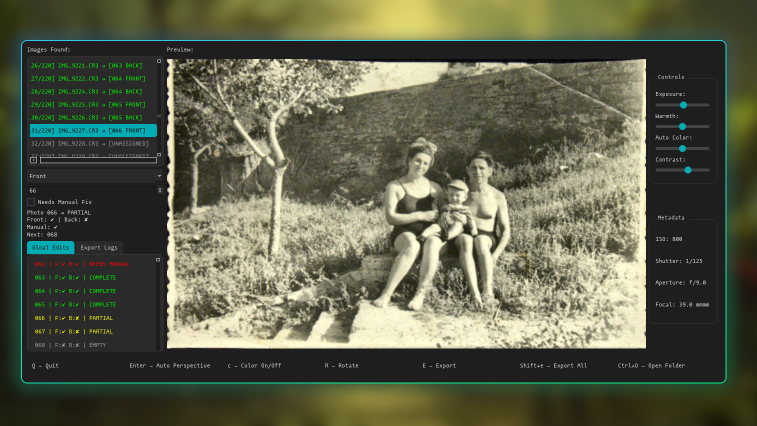
#> input picture assets/phote_thumbnail.jpg, 1513 x 851 px (shown at 1/2 size)
$ python -i perspective.py   (imports and definitions only)
#> lines starting #> are read from the running program, lines starting #| are printed output that depends on the picture; after the words box and inside, x2 and y2 are one past the last pixel; in counts of white or black regions, pixels touching at a corner belong together
#> further down, picture is the input picture: shape (851, 1513, 3); mean B, G, R 74.7, 95.3, 92.7
import cv2
import numpy as np


# ---------- ORDER POINTS ----------
def order_points(pts):
    rect = np.zeros((4, 2), dtype="float32")

    s = pts.sum(axis=1)
    rect[0] = pts[np.argmin(s)]  # top-left
    rect[2] = pts[np.argmax(s)]  # bottom-right

    diff = np.diff(pts, axis=1)
    rect[1] = pts[np.argmin(diff)]  # top-right
    rect[3] = pts[np.argmax(diff)]  # bottom-left

    return rect


# ---------- DETECT DOCUMENT ----------
def detect_document(image):
    gray = cv2.cvtColor(image, cv2.COLOR_BGR2GRAY)
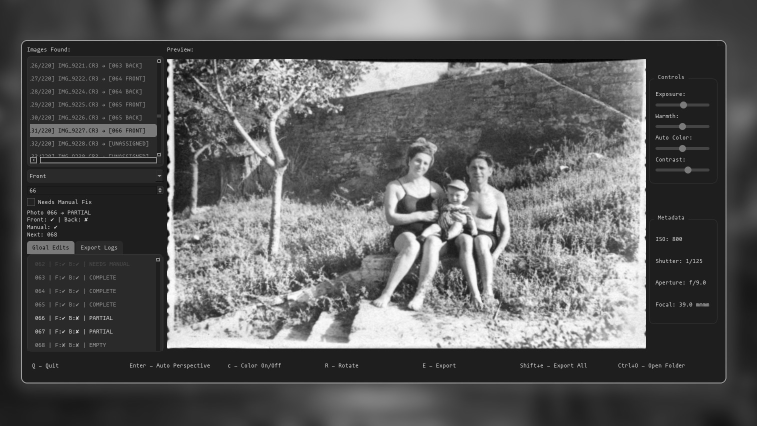
#> gray: shape (851, 1513) (shown at 1/2 size); min 0, max 255, mean 92.2

    _, thresh = cv2.threshold(
        gray,
        0,
        255,
        cv2.THRESH_BINARY + cv2.THRESH_OTSU
    )
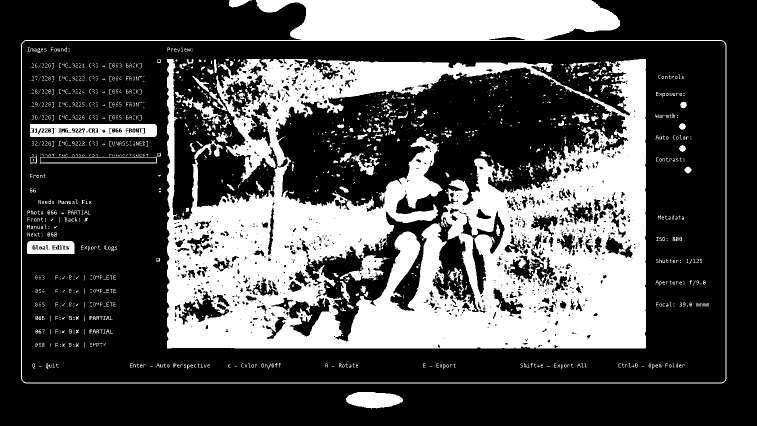
#> thresh: shape (851, 1513) (shown at 1/2 size); 30.9% white; 1561 white regions (1338 under 20 px)

    contours, _ = cv2.findContours(
        thresh,
        cv2.RETR_EXTERNAL,
        cv2.CHAIN_APPROX_SIMPLE
    )
#> contours = 3 contours; box (x1, y1, x2, y2) and area: (42, 0, 1453, 767) 1015920, (692, 784, 806, 817) 2738, (458, 0, 504, 15) 378

    # remove noise
    contours = [c for c in contours if cv2.contourArea(c) > 1000]
#> contours = 2 contours; box (x1, y1, x2, y2) and area: (42, 0, 1453, 767) 1015920, (692, 784, 806, 817) 2738

    if not contours:
        raise ValueError("No contours found")

    largest = max(contours, key=cv2.contourArea)
#> largest = contour of 263 points, box (x1, y1, x2, y2) (42, 0, 1453, 767), area 1015920

    # fix broken shapes
    largest = cv2.convexHull(largest)
#> largest = contour of 18 points, box (x1, y1, x2, y2) (42, 0, 1453, 767), area 1049634

    epsilon = 0.02 * cv2.arcLength(largest, True)
#> epsilon = 83.85
    approx = cv2.approxPolyDP(largest, epsilon, True)
#> approx = [[1451, 86], [1446, 765], [43, 760], [48, 81], [1182, 0]]

    # fallback if not 4 points
    if len(approx) != 4:
        rect = cv2.minAreaRect(largest)
#> rect = ((747, 383), (766, 1410), -90)
        approx = cv2.boxPoints(rect)
#> approx = [[1452, 766], [42, 766], [42, 0], [1452, 0]]
        approx = np.int32(approx)
    else:
        approx = approx.reshape(4, 2)

    return approx.astype("float32")


# ---------- WARP ----------
def warp(image, pts):
    rect = order_points(pts)
    (tl, tr, br, bl) = rect

    widthA = np.linalg.norm(br - bl)
    widthB = np.linalg.norm(tr - tl)
    maxWidth = int(max(widthA, widthB))

    heightA = np.linalg.norm(tr - br)
    heightB = np.linalg.norm(tl - bl)
    maxHeight = int(max(heightA, heightB))

    if maxWidth < 50 or maxHeight < 50:
        raise ValueError("Bad transform (collapsed)")

    dst = np.array([
        [0, 0],
        [maxWidth - 1, 0],
        [maxWidth - 1, maxHeight - 1],
        [0, maxHeight - 1]
    ], dtype="float32")

    M = cv2.getPerspectiveTransform(rect, dst)
    warped = cv2.warpPerspective(image, M, (maxWidth, maxHeight))

    return warped

>>> import cv2
>>> picture = cv2.imread('../assets/phote_thumbnail.jpg')
>>> result = detect_document(picture)
#> result = [[1452, 766], [42, 766], [42, 0], [1452, 0]]
